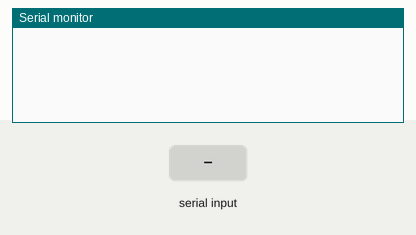
Simulated run of this sketch. Board: Arduino Uno, built with avr-gcc and run on an emulated ATmega328P. Shown: the last lines printed to the serial monitor. The inputs (shaded band) are chosen by the test bench.

Above: at 1.2 s.
1.3 s: "90,45\n" received over Serial
At 2.3 s:
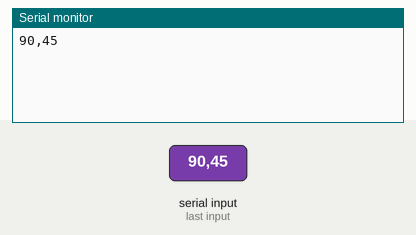
2.8 s: "10\n" received over Serial
At 3.4 s:
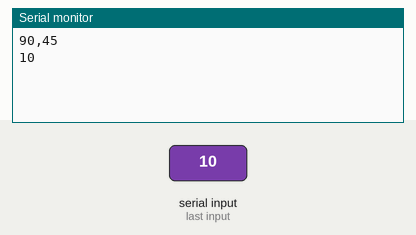

Measured:
- after the input at 1.3 s, the serial monitor: prints a new line at once (image 1)
- after the input at 2.8 s, the serial monitor: prints a new line at once (image 2)

The sketch:

Pep_bladepulse.ino
```cpp
//README: this program pulses two stepper drivers based on user input from a 3-way switch and a potentiometer.
//  Switch up pos runs motor1 cw,down pos runs motor1 ccw, center pos runs both motors at same speed in same direction as before.
//  Potentiometer controls speed from 0-5kHz.
//Wiring: see pin number variables below.
//  Pot requires 5V,GND, and signal with 10kOhm from signal to ground.
//  Switch requires common GND and two signals using built-in pull-up resistors.

//PIN #s
int gnd=4;
int clk=5;

//VARS
String readString;
int n0 = 0; //initial sleep time (2/frequency)
int i;    //index
int x;    //intermediate sleep time during ramp from n0 to n
int elapse; //stopwatch for rampup
void setup() {
  Serial.begin(9600);
  pinMode(clk,OUTPUT);
}

void loop() {
  if (Serial.available())  {
    char c = Serial.read();  //gets one byte from serial buffer
    if (c == 10) { //if newline, save/print result
      Serial.println(readString);
      int n = readString.toInt();
      if (n > 0) { //zero means stop
        x=n+1;
        i=0;
        elapse = millis();
        while (x > n && Serial.peek() == -1){
          i++;
          x = sqrt(n*150000/i); //linear ramp: sleep_n = sqrt(sleep_target * duration / index)
          digitalWrite(clk,HIGH);
          delayMicroseconds(x);
          digitalWrite(clk,LOW);
          delayMicroseconds(x);
        }
//        Serial.println(millis()-elapse);
        n0 = n;
        while (Serial.peek() == -1){
          digitalWrite(clk,HIGH);
          delayMicroseconds(n);
          digitalWrite(clk,LOW);
          delayMicroseconds(n);
        }
        n0 = 0;
      }
      readString=""; //clears variable for new input
    }
    else {
      readString += c; //makes the string readString
    }
  }
}
```
